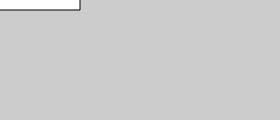
Frame 1 (no input)
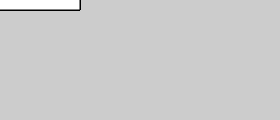
Frame 60 (no input)
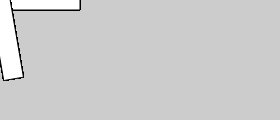
Frame 120 (the mouse pressed at the canvas centre since frame 60)

The p5.js sketch that drew these frames (run headless with seeded random() and noise() and a simulated clock; from frame 60 on, the mouse is pressed at the canvas centre):

// p5.js sketch
// ── sketch.js
function setup() {
  createCanvas(280, 120);
  background(204);
}

function draw() {
  rotate(mouseX / 100.0);
  rect(-80, -10, 160, 20);
}

// https://editor.p5js.org/jht1493/sketches/-K5nIPw-O
// Ex_06_04 Center Rotation

// https://github.com/lmccart/gswp5.js-code/blob/master/06_Transform/Ex_06_04.js
